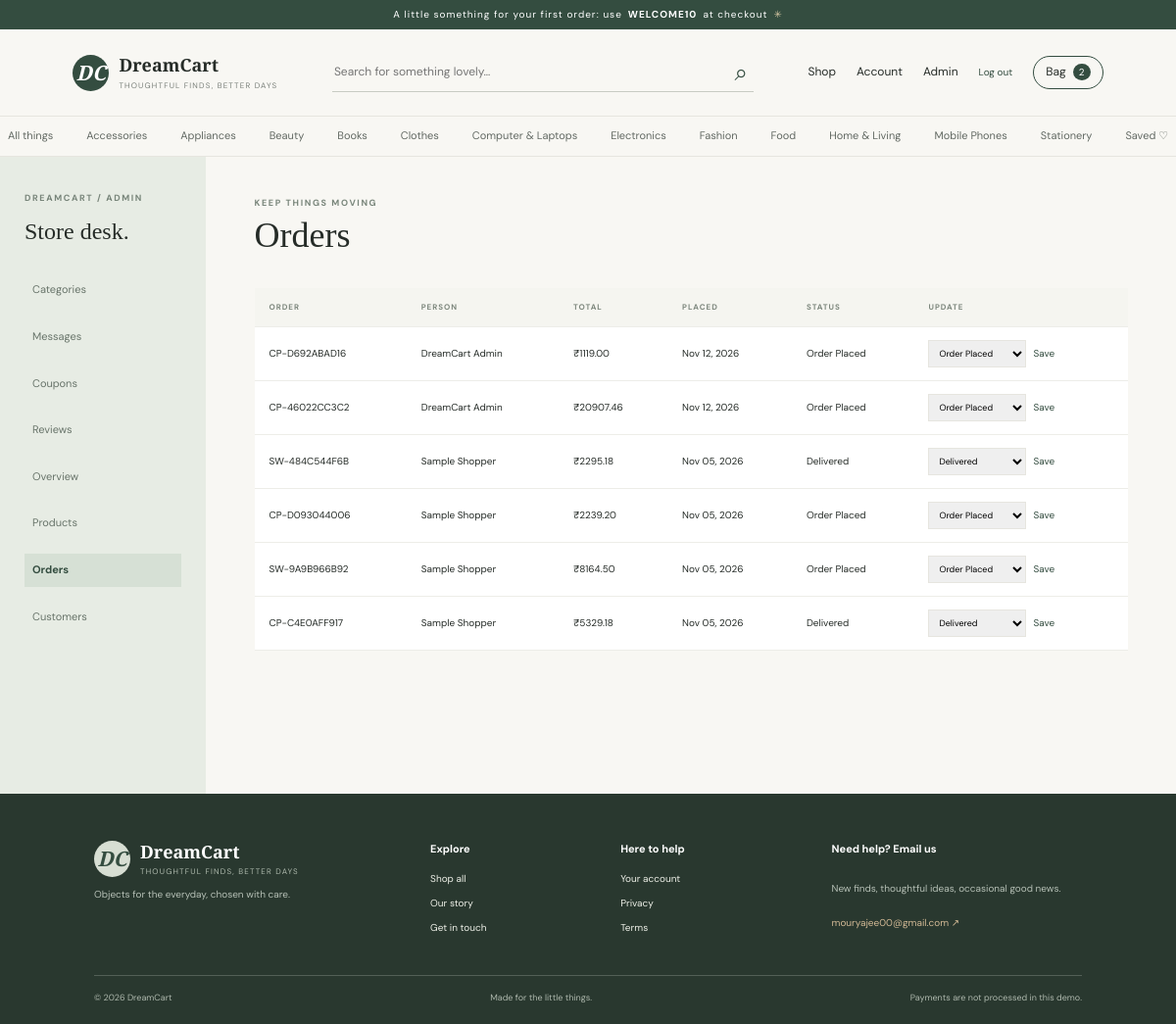
The app's page /admin/orders (signed in) with its own data.
### models.py (models this page shows, shortened)
class Category(db.Model):
    id = db.Column(db.Integer, primary_key=True)
    name = db.Column(db.String(80), unique=True, nullable=False)
    slug = db.Column(db.String(90), unique=True, nullable=False)
    products = db.relationship("Product", backref="category", lazy=True)

class Order(db.Model):
    id = db.Column(db.Integer, primary_key=True)
    order_number = db.Column(db.String(24), unique=True, nullable=False, index=True)
    user_id = db.Column(db.Integer, db.ForeignKey("user.id"), nullable=False)
    total = db.Column(db.Float, nullable=False)
    shipping = db.Column(db.Float, default=0)
    address = db.Column(db.Text, nullable=False)
    payment_method = db.Column(db.String(40), default="Cash on delivery")
    payment_status = db.Column(db.String(30), default="Pending")
    status = db.Column(db.String(40), default="Order Placed")
    created_at = db.Column(db.DateTime, default=datetime.utcnow)
    user = db.relationship("User", backref="orders")
    items = db.relationship("OrderItem", backref="order", cascade="all, delete-orphan")

class User(db.Model):
    id = db.Column(db.Integer, primary_key=True)
    name = db.Column(db.String(100), nullable=False)
    email = db.Column(db.String(160), unique=True, nullable=False, index=True)
    phone = db.Column(db.String(30), default="")
    password_hash = db.Column(db.String(256), nullable=False)
    address = db.Column(db.Text, default="")
    is_admin = db.Column(db.Boolean, default=False, nullable=False)
    created_at = db.Column(db.DateTime, default=datetime.utcnow)

### app.py (the view)
@app.route('/admin/orders')
@admin_required
def admin_orders(): return render_template('admin/orders.html',orders=Order.query.order_by(Order.created_at.desc()).all())

### app.py (called while the page is built)
def stripe_ready(): return bool(stripe and app.config['STRIPE_SECRET_KEY'].startswith('sk_test_'))

def csrf_token():
    if '_csrf' not in session: session['_csrf']=secrets.token_urlsafe(32)
    return session['_csrf']

@app.before_request
def protect_forms():
    if request.method=='POST':
        supplied=request.form.get('csrf_token','')
        if not supplied or not secrets.compare_digest(supplied,session.get('_csrf','')): abort(400)

def me(): return db.session.get(User, session.get('user_id')) if session.get('user_id') else None

@app.context_processor
def globals_for_templates():
    u=me(); cart_items=CartItem.query.filter_by(user_id=u.id).all() if u else []
    subtotal=sum(i.product.sale_price*i.quantity for i in cart_items); shipping=0 if subtotal>=2500 else (99 if subtotal else 0)
    return {'current_user':u,'cart_count':sum(i.quantity for i in cart_items),'cart_subtotal':subtotal,'cart_shipping':shipping,'cart_total':subtotal+shipping,'site_categories':Category.query.order_by(Category.name).all(),'contact_email':app.config['CONTACT_EMAIL'],'stripe_enabled':stripe_ready()}

def admin_required(f):
    @wraps(f)
    def w(*a,**k):
        if not me() or not me().is_admin: abort(403)
        return f(*a,**k)
    return w

### models.py (called while the page is built)
    @property
    def sale_price(self): return round(self.price * (100 - self.discount) / 100, 2)

### templates/admin/orders.html (shortened to what this page needs)
{% extends 'base.html' %}{% block content %}
<section class="admin-shell">
  <aside class="admin-sidebar">
    <span class="eyebrow">DREAMCART / ADMIN</span>
    <h2>Store desk.</h2>
    <a href="{{ url_for('admin_categories') }}">Categories</a
    ><a href="{{ url_for('admin_messages') }}">Messages</a
    ><a href="{{ url_for('admin_coupons') }}">Coupons</a
    ><a href="{{ url_for('admin_reviews') }}">Reviews</a
    ><a href="{{ url_for('admin_dashboard') }}">Overview</a
    ><a href="{{ url_for('admin_products') }}">Products</a
    ><a class="active" href="{{ url_for('admin_orders') }}">Orders</a
    ><a href="{{ url_for('admin_customers') }}">Customers</a>
  </aside>
  <div class="admin-main">
    <div class="admin-heading">
      <div>
        <span class="eyebrow">KEEP THINGS MOVING</span>
        <h1>Orders</h1>
      </div>
    </div>
    <div class="admin-table-wrap">
      <table>
        <thead>
          <tr>
            <th>ORDER</th>
            <th>PERSON</th>
            <th>TOTAL</th>
            <th>PLACED</th>
            <th>STATUS</th>
            <th>UPDATE</th>
          </tr>
        </thead>
        <tbody>
          {% for o in orders %}
          <tr>
            <td>
              <a href="{{ url_for('track_order',number=o.order_number) }}"
                >{{ o.order_number }}</a
              >
            </td>
            <td>{{ o.user.name }}</td>
            <td>₹{{ '%.2f'|format(o.total) }}</td>
            <td>{{ o.created_at.strftime('%b %d, %Y') }}</td>
            <td>{{ o.status }}</td>
            <td>
              <form
                class="status-form"
                method="post"
                action="{{ url_for('admin_status',oid=o.id) }}"
              >
                /><select name="status">
                  {% for s in ['Order Placed','Processing','Shipped','Out for
                  Delivery','Delivered','Cancelled'] %}
                  <option {% if o.status == s %}selected{% endif %}>
                    {{ s }}
                  </option>
                  {% endfor %}</select
                ><button class="text-button">Save</button>
              </form>
            </td>
          </tr>
          {% else %}
          <tr>
            <td colspan="6" class="empty-table">No orders to show just yet.</td>
          </tr>
          {% endfor %}
        </tbody>
      </table>
    </div>
  </div>
</section>
{% endblock %}

### templates/base.html (shortened to what this page needs)
<!doctype html>
<html lang="en">
  <head>
    <link
      rel="stylesheet"
      href="{{ url_for('static',filename='css/style.css') }}"
    />
  </head>
  <body>
    <div class="announcement">
      A little something for your first order: use <b>WELCOME10</b> at checkout
      <span>✳</span>
    </div>
    <header class="site-header">
      <a class="brand" href="{{ url_for('index') }}">
        <span class="brand-mark">DC</span
        ><span>DreamCart<small>THOUGHTFUL FINDS, BETTER DAYS</small></span></a>
      <form class="search" action="{{ url_for('products') }}">
        <input
          name="q"
          value="{{ request.args.get('q','') }}"
          placeholder="Search for something lovely…"
          aria-label="Search products"
        /><button aria-label="Search">⌕</button>
      </form>
      <nav class="header-actions">
        <a href="{{ url_for('products') }}">Shop</a>{% if current_user %}<a
          href="{{ url_for('account') }}"
          >Account</a
        >{% if current_user.is_admin %}<a
          href="{{ url_for('admin_dashboard') }}"
          >Admin</a
        >{% endif %}
        <form action="{{ url_for('logout') }}" method="post" class="inline">
          /><button class="text-button">Log out</button>
        </form>
        {% else %}<a href="{{ url_for('login') }}">Sign in</a>{% endif %}<a
          class="bag-link"
          href="{{ url_for('cart') }}"
          >Bag <span>{{ cart_count }}</span></a
        >
      </nav>
    </header>
    <nav class="category-nav">
      <a href="{{ url_for('products') }}">All things</a>{% for c in
      site_categories %}<a href="{{ url_for('products',category=c.slug) }}"
        >{{ c.name }}</a
      >{% endfor %}<a href="{{ url_for('wishlist') }}">Saved ♡</a>
    </nav>
    <main>
      {% block content %}{% endblock %}
    </main>
    <footer class="footer">
      <div class="footer-top">
        <div>
          <a class="brand footer-brand" href="{{ url_for('index') }}"
            ><span class="brand-mark">DC</span
            ><span
              >DreamCart<small>THOUGHTFUL FINDS, BETTER DAYS</small></span
            ></a
          >
          <p>Objects for the everyday, chosen with care.</p>
        </div>
        <div>
          <b>Explore</b><a href="{{ url_for('products') }}">Shop all</a
          ><a href="{{ url_for('about') }}">Our story</a
          ><a href="{{ url_for('contact') }}">Get in touch</a>
        </div>
        <div>
          <b>Here to help</b><a href="{{ url_for('account') }}">Your account</a
          ><a href="{{ url_for('privacy') }}">Privacy</a
          ><a href="{{ url_for('terms') }}">Terms</a>
        </div>
        <div class="newsletter">
          <b>Need help? Email us</b>
          <p>New finds, thoughtful ideas, occasional good news.</p>
          <a href="mailto:{{ contact_email }}">{{ contact_email }} ↗</a>
        </div>
      </div>
      <div class="footer-bottom">
        <span>© 2026 DreamCart</span><span>Made for the little things.</span
        ><span>Payments are not processed in this demo.</span>
      </div>
    </footer>
  </body>
</html>

### static/css/style.css (style rules this page uses)
:root { --ink: #262c28; --muted: #7b817b; --green: #344d40; --sage: #e8eee7; --paper: #f8f7f3; --white: #fff; --line: #e6e5df; --orange: #c77855; --serif: "Playfair Display", Georgia, serif; --sans: "DM Sans", Arial, sans-serif; }
* { box-sizing: border-box; }
html { scroll-behavior: smooth; }
body { margin: 0; background: var(--paper); color: var(--ink); font-family: var(--sans); font-size: 14px; line-height: 1.6; }
a { color: inherit; text-decoration: none; }
button, input, select, textarea { font: inherit; }
button { cursor: pointer; }
.announcement { height: 30px; background: var(--green); color: white; text-align: center; font-size: 10px; letter-spacing: 0.1em; display: flex; justify-content: center; align-items: center; gap: 6px; }
.announcement span { color: #d6c7a3; }
.site-header { height: 88px; padding: 0 6.2%; display: flex; align-items: center; justify-content: space-between; gap: 34px; background: var(--paper); }
.brand { display: flex; align-items: center; gap: 10px; font-family: var(--serif); font-size: 18px; font-weight: 600; line-height: 1.15; white-space: nowrap; }
.brand-mark { width: 37px; height: 37px; border-radius: 50%; background: var(--green); color: #fff; display: grid; place-items: center; font-size: 21px; font-style: italic; }
.brand small { display: block; font: 8px var(--sans); letter-spacing: 0.15em; color: var(--muted); margin-top: 5px; }
.search { height: 40px; border-bottom: 1px solid #c8cbc3; display: flex; max-width: 430px; flex: 1; }
.search input { background: transparent; border: 0; outline: none; flex: 1; font-size: 12px; }
.search button { background: none; border: 0; font-size: 24px; color: var(--green); }
.header-actions { display: flex; gap: 21px; align-items: center; font-size: 12px; white-space: nowrap; }
.bag-link { border: 1px solid var(--green); padding: 6px 12px; border-radius: 20px; }
.bag-link span { background: var(--green); color: white; border-radius: 50%; padding: 2px 6px; margin-left: 4px; font-size: 10px; }
.category-nav { height: 42px; border-top: 1px solid var(--line); border-bottom: 1px solid var(--line); display: flex; justify-content: center; align-items: center; gap: 34px; overflow: auto; white-space: nowrap; font-size: 11px; color: #626963; }
main { min-height: 45vh; }
.eyebrow { font-size: 9px; font-weight: 700; letter-spacing: 0.18em; color: #78857a; display: block; }
.footer { background: #29382f; color: #eef0e8; padding: 48px 8% 20px; }
.footer-top { display: grid; grid-template-columns: 1.4fr 0.7fr 0.8fr 1.2fr; gap: 45px; padding-bottom: 40px; }
.footer .brand { color: white; }
.footer .brand-mark { background: #d7ded3; color: #344d40; }
.footer .brand small { color: #aeb9ad; }
.footer-top p { font-size: 10px; color: #b6c0b6; }
.footer-top > div:not(:first-child) { display: flex; flex-direction: column; gap: 9px; font-size: 10px; }
.footer-top > div > b { font-size: 11px; color: #fff; margin-bottom: 4px; }
.newsletter a { color: #d2b995; }
.footer-bottom { border-top: 1px solid #536057; display: flex; justify-content: space-between; padding-top: 15px; color: #aeb8ad; font-size: 9px; }
.text-button { border: 0; background: none; padding: 0; color: var(--green); font-size: 10px; }
.admin-shell { display: grid; grid-template-columns: 210px 1fr; min-height: 650px; }
.admin-sidebar { background: #e7ece4; padding: 35px 25px; display: flex; flex-direction: column; gap: 14px; }
.admin-sidebar h2 { font: 24px var(--serif); margin: 0 0 15px; }
.admin-sidebar > a { font-size: 11px; color: #68746a; padding: 8px; }
.admin-sidebar > a.active { background: #d6e0d5; color: #344d40; font-weight: 700; }
.admin-main { padding: 40px 5%; }
.admin-heading { display: flex; justify-content: space-between; align-items: center; margin-bottom: 28px; }
.admin-heading h1, .admin-form-page h1 { font: 36px var(--serif); margin: 5px 0; }
.admin-table-wrap { background: #fff; margin-top: 28px; overflow: auto; }
table { width: 100%; border-collapse: collapse; font-size: 10px; text-align: left; }
th { font-size: 8px; letter-spacing: 0.12em; color: #7d877d; background: #f5f5f0; }
td, th { padding: 13px 15px; border-bottom: 1px solid #edede8; }
.status-form { display: flex; gap: 7px; align-items: center; }
.status-form select { max-width: 130px; padding: 6px; border: 1px solid var(--line); font-size: 9px; }

### records on screen
Category: name "Accessories"
Category: name "Appliances"
Category: name "Beauty"
Category: name "Books"
Category: name "Clothes"
Category: name "Computer & Laptops"
Category: name "Electronics"
Category: name "Fashion"
Category: name "Food"
Category: name "Home & Living"
Category: name "Mobile Phones"
Category: name "Stationery"
Order: order_number "CP-D692ABAD16", user.name "DreamCart Admin", total "1119.00", created_at "Nov 12, 2026", status "Order Placed"
Order: order_number "CP-46022CC3C2", user.name "DreamCart Admin", total "20907.46", created_at "Nov 12, 2026", status "Order Placed"
Order: order_number "SW-484C544F6B", user.name "Sample Shopper", total "2295.18", created_at "Nov 05, 2026", status "Delivered"
Order: order_number "CP-D093044006", user.name "Sample Shopper", total "2239.20", created_at "Nov 05, 2026", status "Order Placed"
Order: order_number "SW-9A9B966B92", user.name "Sample Shopper", total "8164.50", created_at "Nov 05, 2026", status "Order Placed"
Order: order_number "CP-C4E0AFF917", user.name "Sample Shopper", total "5329.18", created_at "Nov 05, 2026", status "Delivered"

### other values on screen
{{ cart_count }} "2"
{{ contact_email }} "mouryajee00@gmail.com"
